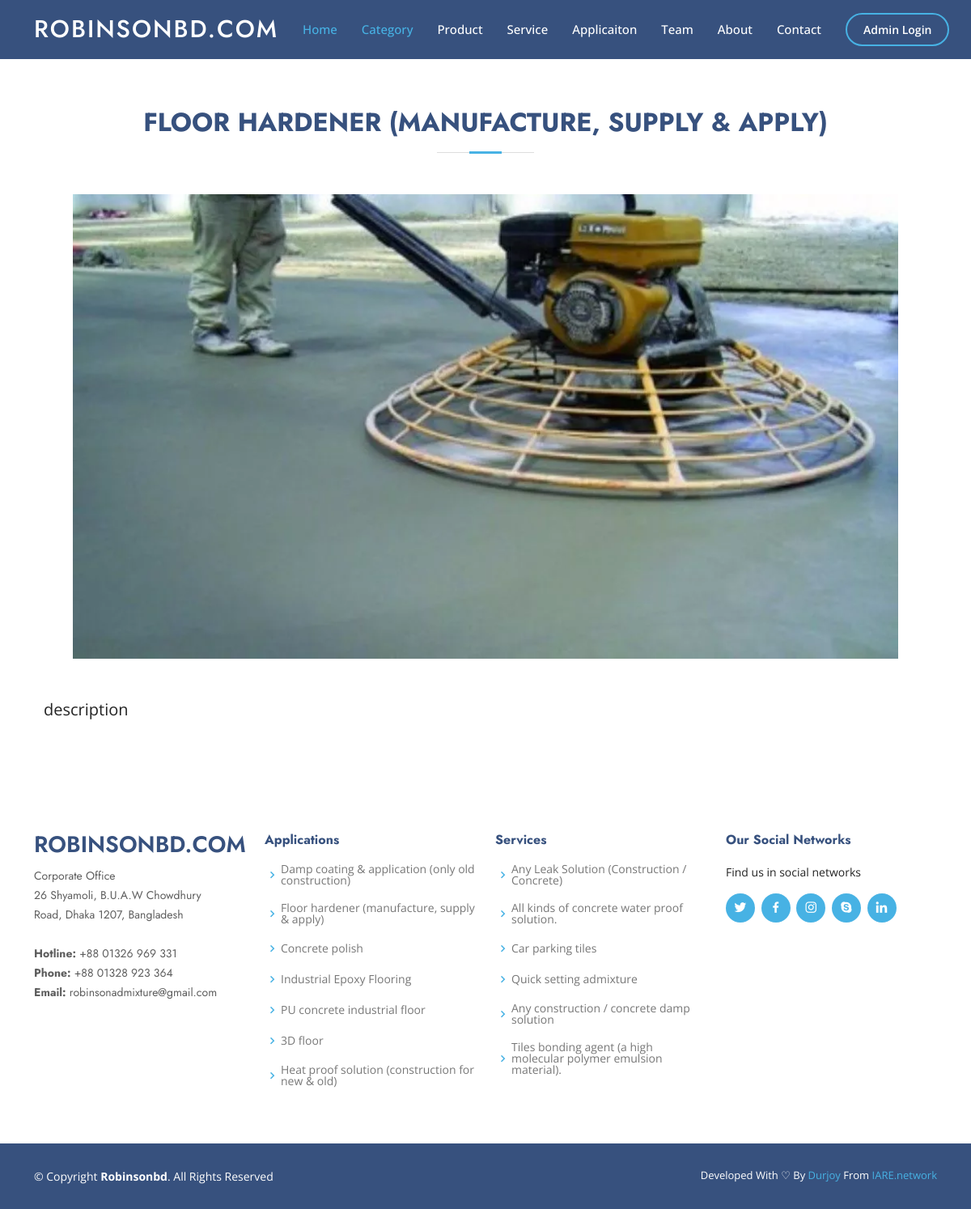
The page /extras/application-detail/2 on the database its author committed.
### extras/models.py (models this page shows, shortened)
class Application(models.Model):
    name = models.CharField(max_length=501, default='service name')
    description = models.TextField(max_length=10000, default='description')
    photo = models.ImageField(default='img.png', upload_to='media/services')

class Service(models.Model):
    name = models.CharField(max_length=500, default='service name')
    description = models.TextField(max_length=10000, default='description')
    photo = models.ImageField(default='img.png', upload_to='media/services')

### extras/views.py (the view)
# urls.py: path('application-detail/<int:pk>', views.view_application, name='view-application'),
def view_application(request, pk):
    service = Application.objects.get(pk=pk)
    return render(request, 'view-service.html', {
        "service": service,
    })

### extras/context_processor.py (called while the page is built)
def get_services(request):
    return {"all_services": Service.objects.all()}

def get_applications(request):
    return {"all_applications": Application.objects.all()}

### extras/templates/view-service.html (shortened to what this page needs)
{% extends 'base.html' %}
{% load static %}
{% block content %}
<br>
<br>
<br>
    <div class="container">
        <section id="products" class="why-us section-bg">
            <div class="container-fluid" data-aos="fade-up" >
                <div class="section-title">
                    <h2>{{ service.name }}</h2>
                </div>
                </head>
                <div class="container">
                <div class="container">
                <div class="container">
                <img class="full-width-image" src="{{ service.photo.url }}" alt="Your Image">
                    </div>
                    </div>
                    </div>
                <br>
                <br>
                <p style="  text-align: justify;font-size: 20px">{{ service.description | safe }}</p>
            </div>
        </section>
    </div>
{% endblock %}

### templates/base.html (shortened to what this page needs)
{% load static %}
<!DOCTYPE html>
<html lang="en">
<head>
    <link href="{% static 'assets/vendor/aos/aos.css' %}" rel="stylesheet">
    <link href="{% static 'assets/vendor/bootstrap/css/bootstrap.min.css' %}" rel="stylesheet">
    <link href="{% static 'assets/vendor/bootstrap-icons/bootstrap-icons.css' %}" rel="stylesheet">
    <link href="{% static 'assets/vendor/boxicons/css/boxicons.min.css' %}" rel="stylesheet">
    <link href="{% static 'assets/vendor/glightbox/css/glightbox.min.css' %}" rel="stylesheet">
    <link href="{% static 'assets/vendor/remixicon/remixicon.css' %}" rel="stylesheet">
    <link href="{% static 'assets/vendor/swiper/swiper-bundle.min.css' %}" rel="stylesheet">
    <link href="{% static 'assets/css/style.css' %}" rel="stylesheet">
</head>
<body>
<header id="header" class="fixed-top" style="background: #37517E">
    <div class="container d-flex align-items-center">
        <h1 class="logo me-auto"><a href="{% url 'home' %}">Robinsonbd.com</a></h1>
        <nav id="navbar" class="navbar">
            <ul>
                <li><a class="nav-link scrollto active" href="{% url 'home' %}">Home</a></li>
                <li><a class="nav-link scrollto" href="{% url 'home' %}#products">Category</a></li>
                <li><a class="nav-link scrollto" href="{% url 'view-all-products' %}">Product</a></li>
                <li><a class="nav-link scrollto" href="{% url 'home' %}#Service">Service</a></li>
                <li><a class="nav-link scrollto" href="{% url 'home' %}#Application">Applicaiton</a></li>
                <li><a class="nav-link scrollto" href="{% url 'home' %}#team">Team</a></li>
                <li><a class="nav-link scrollto" href="{% url 'home' %}#about">About</a></li>
                <li><a class="nav-link scrollto" href="{% url 'home' %}#contact">Contact</a></li>
                <li><a class="getstarted scrollto" href="/admin">Admin Login</a></li>
            </ul>
        </nav>
    </div>
</header>
{% block content %}
{% endblock %}
<footer id="footer">
    <div class="footer-top">
        <div class="container">
            <div class="row">
                <div class="col-lg-3 col-md-6 footer-contact">
                    <h3>Robinsonbd.com</h3>
                    <p>
                        Corporate Office <br>
                        26 Shyamoli, B.U.A.W Chowdhury<br>
                        Road, Dhaka 1207, Bangladesh <br><br>
                        <strong>Hotline:</strong> +88 01326 969 331<br>
                        <strong>Phone:</strong> +88 01328 923 364<br>
                        <strong>Email:</strong> robinsonadmixture@gmail.com<br>
                    </p>
                </div>
                <div class="col-lg-3 col-md-6 footer-links">
                    <h4>Applications</h4>
                    <ul>
                        {% for app in all_applications %}
                            <li><i class="bx bx-chevron-right"></i> <a href="{% url 'view-application' app.id %}">{{ app.name }}</a></li>
                        {% endfor %}
                    </ul>
                </div>
                <div class="col-lg-3 col-md-6 footer-links">
                    <h4>Services</h4>
                    <ul>
                        {% for service in all_services %}
                            <li><i class="bx bx-chevron-right"></i> <a href="{% url 'view-service' service.id %}">{{ service.name }}</a></li>
                        {% endfor %}
                    </ul>
                </div>
                <div class="col-lg-3 col-md-6 footer-links">
                    <h4>Our Social Networks</h4>
                    <p>Find us in social networks</p>
                    <div class="social-links mt-3">
                        <a href="#" class="twitter"><i class="bx bxl-twitter"></i></a>
                        <a href="https://www.facebook.com/robinsonadmixture?mibextid=ZbWKwL" target="_blank" class="facebook"><i class="bx bxl-facebook"></i></a>
                        <a href="#" class="instagram"><i class="bx bxl-instagram"></i></a>
                        <a href="#" class="google-plus"><i class="bx bxl-skype"></i></a>
                        <a href="#" class="linkedin"><i class="bx bxl-linkedin"></i></a>
                    </div>
                </div>
            </div>
        </div>
    </div>
    <div class="container footer-bottom clearfix">
        <div class="copyright">
            &copy; Copyright <strong><span>Robinsonbd</span></strong>. All Rights Reserved
        </div>
        <div class="credits">
            Developed With ♡ By <a target="_blank" href="https://linktr.ee/heydurjoy">Durjoy </a> From <a target="_blank" href="https://iare.network/">  IARE.network</a>
        </div>
    </div>
</footer>
</body>
</html>

### static/assets/css/style.css (style rules this page uses)
body { font-family: "Open Sans", sans-serif; color: #232323; }
a { color: #47b2e4; text-decoration: none; }
h1, h2, h3, h4, h5, h6 { font-family: "Jost", sans-serif; }
#header { transition: all 0.5s; z-index: 997; padding: 15px 0; }
#header .logo { font-size: 30px; margin: 0; padding: 0; line-height: 1; font-weight: 500; letter-spacing: 2px; text-transform: uppercase; }
#header .logo a { color: #fff; }
.navbar { padding: 0; }
.navbar ul { margin: 0; padding: 0; display: flex; list-style: none; align-items: center; }
.navbar li { position: relative; }
.navbar a, .navbar a:focus { display: flex; align-items: center; justify-content: space-between; padding: 10px 0 10px 30px; font-size: 15px; font-weight: 500; color: #fff; white-space: nowrap; transition: 0.3s; }
.navbar a:hover, .navbar .active, .navbar .active:focus, .navbar li:hover>a { color: #47b2e4; }
.navbar .getstarted, .navbar .getstarted:focus { padding: 8px 20px; margin-left: 30px; border-radius: 50px; color: #fff; font-size: 14px; border: 2px solid #47b2e4; font-weight: 600; }
section { padding: 60px 0; overflow: hidden; }
.section-bg { background-color: #ffffff; }
.section-title { text-align: center; padding-bottom: 30px; }
.section-title h2 { font-size: 32px; font-weight: bold; text-transform: uppercase; margin-bottom: 20px; padding-bottom: 20px; position: relative; color: #37517e; }
.section-title h2::before { content: ""; position: absolute; display: block; width: 120px; height: 1px; background: #ddd; bottom: 1px; left: calc(50% - 60px); }
.section-title h2::after { content: ""; position: absolute; display: block; width: 40px; height: 3px; background: #47b2e4; bottom: 0; left: calc(50% - 20px); }
#footer { font-size: 14px; background: #37517e; }
#footer .footer-top { padding: 60px 0 30px 0; background: #fff; }
#footer .footer-top .footer-contact { margin-bottom: 30px; }
#footer .footer-top .footer-contact h3 { font-size: 28px; margin: 0 0 10px 0; padding: 2px 0 2px 0; line-height: 1; text-transform: uppercase; font-weight: 600; color: #37517e; }
#footer .footer-top .footer-contact p { font-size: 14px; line-height: 24px; margin-bottom: 0; font-family: "Jost", sans-serif; color: #5e5e5e; }
#footer .footer-top h4 { font-size: 16px; font-weight: bold; color: #37517e; position: relative; padding-bottom: 12px; }
#footer .footer-top .footer-links { margin-bottom: 30px; }
#footer .footer-top .footer-links ul { list-style: none; padding: 0; margin: 0; }
#footer .footer-top .footer-links ul i { padding-right: 2px; color: #47b2e4; font-size: 18px; line-height: 1; }
#footer .footer-top .footer-links ul li { padding: 10px 0; display: flex; align-items: center; }
#footer .footer-top .footer-links ul li:first-child { padding-top: 0; }
#footer .footer-top .footer-links ul a { color: #777777; transition: 0.3s; display: inline-block; line-height: 1; }
#footer .footer-top .social-links a { font-size: 18px; display: inline-block; background: #47b2e4; color: #fff; line-height: 1; padding: 8px 0; margin-right: 4px; border-radius: 50%; text-align: center; width: 36px; height: 36px; transition: 0.3s; }
#footer .footer-bottom { padding-top: 30px; padding-bottom: 30px; color: #fff; }
#footer .copyright { float: left; }
#footer .credits { float: right; font-size: 13px; }
#footer .credits a { transition: 0.3s; }

### extras/templates/view-service.html (style rules this page uses)
.full-width-image { width: 100%; }

### rows shown on the page
Application: name "FLOOR HARDENER (MANUFACTURE, SUPPLY & APPLY)", photo (picture), description "description", name "Floor hardener (manufacture, supply & apply)"
Application: name "Damp coating & application (only old construction)"
Application: name "Concrete polish"
Application: name "Industrial Epoxy Flooring"
Application: name "PU concrete industrial floor"
Application: name "3D floor"
Application: name "Heat proof solution (construction for new & old)"
Service: name "Any Leak Solution (Construction / Concrete)"
Service: name "All kinds of concrete water proof solution."
Service: name "Car parking tiles"
Service: name "Quick setting admixture"
Service: name "Any construction / concrete damp solution"
Service: name "Tiles bonding agent (a high molecular polymer emulsion material)."
